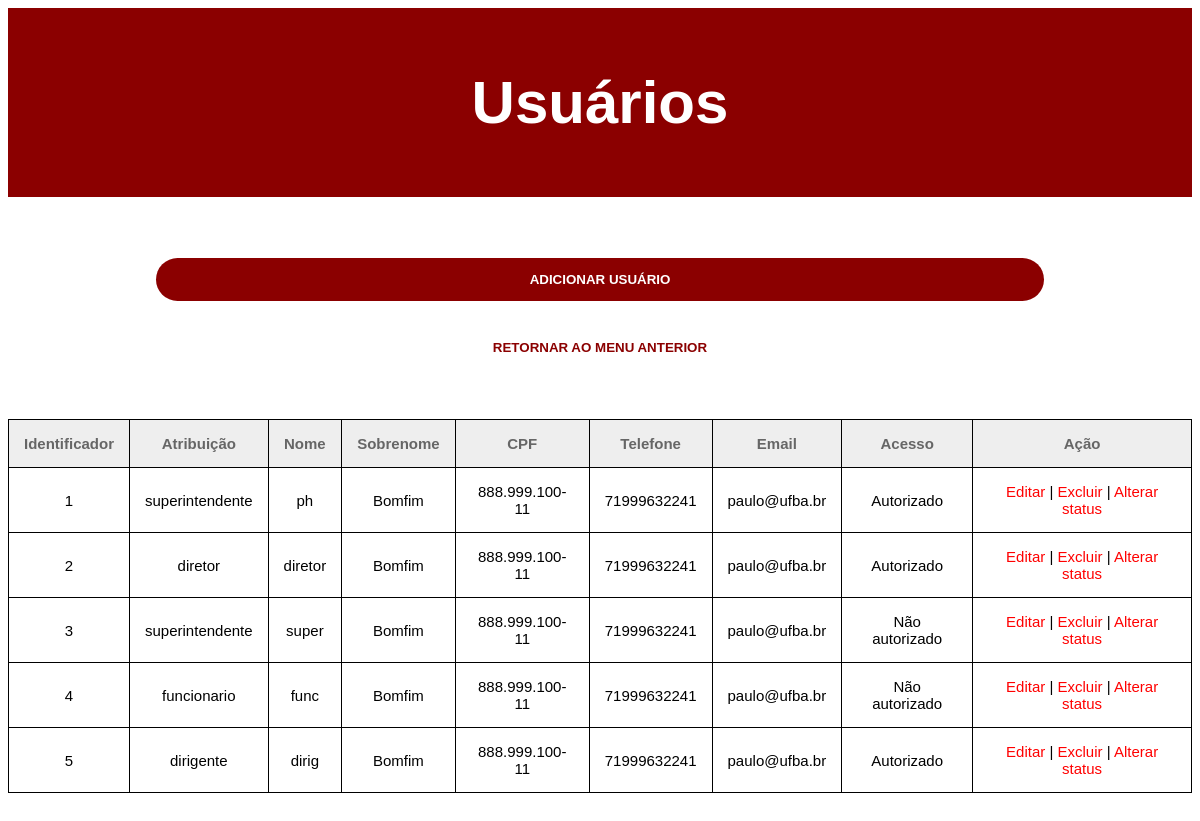
/usuarios/index.php (signed in), run on the app's committed database.
### tables this page shows
CREATE TABLE IF NOT EXISTS `usuarios` (
  `id` int(11) NOT NULL AUTO_INCREMENT,
  `role` enum('diretor','funcionario','dirigente','superintendente','coordenador','visitante') NOT NULL DEFAULT 'funcionario',
  `nome` varchar(50) NOT NULL DEFAULT '',
  `sobrenome` varchar(50) NOT NULL DEFAULT '',
  `cpf` varchar(15) NOT NULL DEFAULT '',
  `telefone` varchar(11) NOT NULL DEFAULT '',
  `email` varchar(50) NOT NULL DEFAULT '',
  `senha` varchar(50) NOT NULL DEFAULT '',
  `aut` enum('0','1') DEFAULT '0',
  PRIMARY KEY (`id`)
);

### usuarios/index.php (the view, shortened to what this page needs)
<?php
    include "conexao.php";
    $cargo = $_SESSION['role'];
    if ($cargo === 'superintendente'){
        $query = "SELECT * FROM usuarios" ;
    }
    elseif ($cargo == 'diretor'){
        $query = "SELECT * FROM usuarios WHERE role != 'superintendente' " ;
    }
?>
<!DOCTYPE html>
<html>
    <head>
        <link rel="stylesheet" href="..\css\tabelas.css">
        <link rel="stylesheet" href="..\css\casseb_style.css">
    </head>
    <header class="header-tab">
        <h1> Usuários</h1>
    </header>
    <br><br>
    <body>
        <form name ="add" action="forms\form_add.html" method="post">
            <button type="submit"> Adicionar Usuário </button>
        </form>
        <form action="..\index_two.php">
            <button type="submit" class="menu-button">Retornar ao Menu Anterior</button>
        </form>
        <?php
        if ($stmt = $con->prepare($query)) {
            $stmt->execute();
            $stmt->bind_result($id, $role, $nome, $sobrenome, $cpf, $telefone, $email,$senha,$aut);
        ?>
        <table border = "1">
            <thead>
                <tr>
                    <td>Identificador</td>
                    <td>Atribuição</td>
                    <td>Nome</td>
                    <td>Sobrenome</td>
                    <td>CPF</td>
                    <td>Telefone</td>
                    <td>Email</td>
                    <td>Acesso</td>
                    <td>Ação</td>
                </tr>
            </thead>
        <?php while ($stmt->fetch()) {  ?>
            <tr>
                <td><?php printf("%s", $id)?></td>
                <td><?php printf("%s", $role)?></td>
                <td><?php printf("%s", $nome)?></td>
                <td><?php printf("%s", $sobrenome)?></td>
                <td><?php printf("%s", $cpf)?></td>
                <td><?php printf("%s", $telefone)?></td>
                <td><?php printf("%s", $email)?></td>
                <td><?php
                    if ($aut =='0')
                        printf("%s", "Não autorizado");
                    else
                        printf("%s", "Autorizado");
                    ?>
                </td>
                <td>
                <?php if( $cargo =="diretor" || $cargo =="superintendente"){ ?>
                        <a href="action\editar.php?id=<?php echo $id;?>">Editar</a> |
                        <a href="action\excluir.php?id=<?php echo $id;?>">Excluir</a> |
                        <a href="action\aut.php?id=<?php echo $id;?>&aut=<?php echo $aut;?>">Alterar status</a></td>
                <?php } ?>
            </tr>
        <?php }
            }
        ?>
        </table>
    </body>
</html>

### css/tabelas.css (style rules this page uses)
.menu-button { margin-bottom: 30px; width: 35%; color: gray; background-color: white; }
header { font-family:arial; background-color: gray; text-align: center; font-size: 30px; padding: 20px; color: white; }
table thead { background-color:#eee; color:#666666; font-weight: bold; cursor: default; }
table, th, td { border: 1px solid black; border-collapse: collapse; margin: 50px; margin-left: auto; margin-right: auto; }
th, td, tr { font-family:arial; font-size: 15px; padding: 15px; text-align:center; }
body { font-family: Arial, Helvetica, sans-serif; text-align: center; }
button { display: block; color: white; text-transform: uppercase; font-weight: bold; border: none; border-radius: 50px; cursor: pointer; width: 75%; padding: 14px 20px; margin-left: auto; margin-right: auto; margin-top: 25px; }
a:link { color: red; text-decoration: none; }

### css/casseb_style.css (style rules this page uses)
button, .header-tab { background-color: #8B0000; }
.menu-button, .menu-link { color: #8B0000; }

### data on the page
usuarios: id "1", role "superintendente", nome "ph", sobrenome "Bomfim", cpf "888.999.100-11", telefone "71999632241", email "paulo@ufba.br"
usuarios: id "2", role "diretor", nome "diretor", sobrenome "Bomfim", cpf "888.999.100-11", telefone "71999632241", email "paulo@ufba.br"
usuarios: id "3", role "superintendente", nome "super", sobrenome "Bomfim", cpf "888.999.100-11", telefone "71999632241", email "paulo@ufba.br"
usuarios: id "4", role "funcionario", nome "func", sobrenome "Bomfim", cpf "888.999.100-11", telefone "71999632241", email "paulo@ufba.br"
usuarios: id "5", role "dirigente", nome "dirig", sobrenome "Bomfim", cpf "888.999.100-11", telefone "71999632241", email "paulo@ufba.br"
